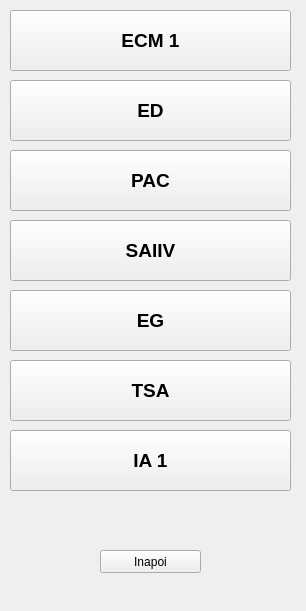
<?xml version="1.0" encoding="UTF-8"?>
<ui version="4.0">
 <class>fereastra_principala</class>
 <widget class="QWidget" name="fereastra_principala">
  <property name="geometry">
   <rect>
    <x>0</x>
    <y>0</y>
    <width>306</width>
    <height>611</height>
   </rect>
  </property>
  <property name="windowTitle">
   <string>medii - disciplina</string>
  </property>
  <widget class="QPushButton" name="buton_d1">
   <property name="geometry">
    <rect>
     <x>10</x>
     <y>10</y>
     <width>281</width>
     <height>61</height>
    </rect>
   </property>
   <property name="font">
    <font>
     <pointsize>14</pointsize>
     <weight>75</weight>
     <bold>true</bold>
    </font>
   </property>
   <property name="text">
    <string>ECM 1</string>
   </property>
  </widget>
  <widget class="QPushButton" name="buton_d2">
   <property name="geometry">
    <rect>
     <x>10</x>
     <y>80</y>
     <width>281</width>
     <height>61</height>
    </rect>
   </property>
   <property name="font">
    <font>
     <pointsize>14</pointsize>
     <weight>75</weight>
     <bold>true</bold>
    </font>
   </property>
   <property name="text">
    <string>ED</string>
   </property>
  </widget>
  <widget class="QPushButton" name="buton_d3">
   <property name="geometry">
    <rect>
     <x>10</x>
     <y>150</y>
     <width>281</width>
     <height>61</height>
    </rect>
   </property>
   <property name="font">
    <font>
     <pointsize>14</pointsize>
     <weight>75</weight>
     <bold>true</bold>
    </font>
   </property>
   <property name="text">
    <string>PAC</string>
   </property>
  </widget>
  <widget class="QPushButton" name="buton_d4">
   <property name="geometry">
    <rect>
     <x>10</x>
     <y>220</y>
     <width>281</width>
     <height>61</height>
    </rect>
   </property>
   <property name="font">
    <font>
     <pointsize>14</pointsize>
     <weight>75</weight>
     <bold>true</bold>
    </font>
   </property>
   <property name="text">
    <string>SAIIV</string>
   </property>
  </widget>
  <widget class="QPushButton" name="buton_d5">
   <property name="geometry">
    <rect>
     <x>10</x>
     <y>290</y>
     <width>281</width>
     <height>61</height>
    </rect>
   </property>
   <property name="font">
    <font>
     <pointsize>14</pointsize>
     <weight>75</weight>
     <bold>true</bold>
    </font>
   </property>
   <property name="text">
    <string>EG</string>
   </property>
  </widget>
  <widget class="QPushButton" name="buton_d6">
   <property name="geometry">
    <rect>
     <x>10</x>
     <y>360</y>
     <width>281</width>
     <height>61</height>
    </rect>
   </property>
   <property name="font">
    <font>
     <pointsize>14</pointsize>
     <weight>75</weight>
     <bold>true</bold>
    </font>
   </property>
   <property name="text">
    <string>TSA</string>
   </property>
  </widget>
  <widget class="QPushButton" name="buton_d7">
   <property name="geometry">
    <rect>
     <x>10</x>
     <y>430</y>
     <width>281</width>
     <height>61</height>
    </rect>
   </property>
   <property name="font">
    <font>
     <pointsize>14</pointsize>
     <weight>75</weight>
     <bold>true</bold>
    </font>
   </property>
   <property name="text">
    <string>IA 1</string>
   </property>
  </widget>
  <widget class="QPushButton" name="buton_inapoi">
   <property name="geometry">
    <rect>
     <x>100</x>
     <y>550</y>
     <width>101</width>
     <height>23</height>
    </rect>
   </property>
   <property name="text">
    <string>Inapoi</string>
   </property>
  </widget>
 </widget>
 <resources/>
 <connections/>
</ui>
